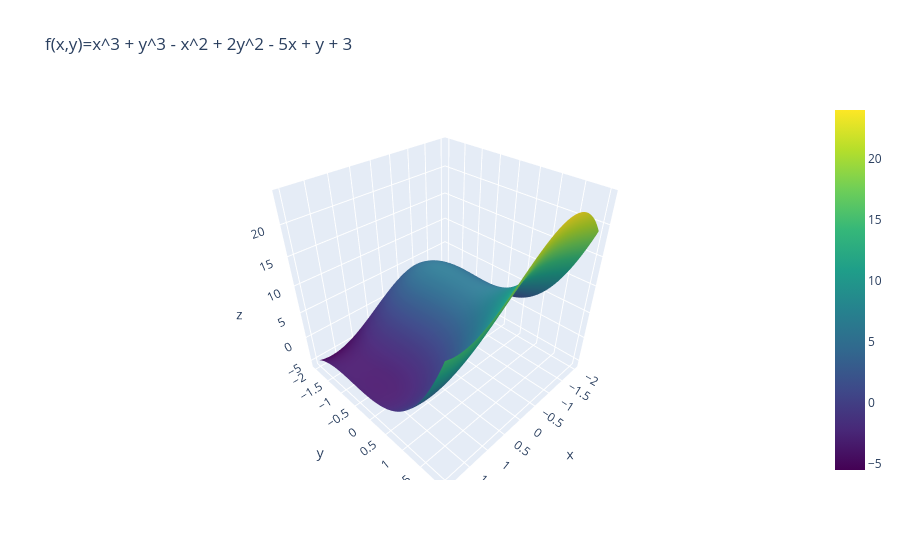

The notebook cell this image was saved under:
### Code cell
import numpy as np
import plotly.graph_objects as go

# generate grid
x = np.linspace(-2, 2, 101)
y = np.linspace(-2, 2, 101)
X, Y = np.meshgrid(x, y)

# evaluate function
Z = X**3 + Y**3 - X**2 + 2*Y**2 - 5*X + Y + 3

# plot
fig = go.Figure()
fig.add_trace(go.Surface(z=Z, x=x, y=y, colorscale='viridis'))
fig.update_layout(title='f(x,y)=x^3 + y^3 - x^2 + 2y^2 - 5x + y + 3',
xaxis_title='x-Achse', yaxis_title='y-Achse')

### Figure 1 — Plotly figure (JSON) as saved in the notebook; plotly's stock layout.template omitted (floating-point values rounded to 4 significant figures; data arrays with more than 128 entries replaced by an {"elided": "..."} marker saying what was removed)
{"data": [{"colorscale": [[0.0, "#440154"], [0.1111, "#482878"], [0.2222, "#3e4989"], [0.3333, "#31688e"], [0.4444, "#26828e"], [0.5556, "#1f9e89"], [0.6667, "#35b779"], [0.7778, "#6ece58"], [0.8889, "#b5de2b"], [1.0, "#fde725"]], "type": "surface", "x": [-2.0, -1.96, -1.92, -1.88, -1.84, -1.8, -1.76, -1.72, -1.68, -1.64, -1.6, -1.56, -1.52, -1.48, -1.44, -1.4, -1.36, -1.32, -1.28, -1.24, -1.2, -1.16, -1.12, -1.08, -1.04, -1.0, -0.96, -0.92, -0.88, -0.84, -0.8, -0.76, -0.72, -0.68, -0.64, -0.6, -0.56, -0.52, -0.48, -0.44, -0.4, -0.36, -0.32, -0.28, -0.24, -0.2, -0.16, -0.12, -0.08, -0.04, 0.0, 0.04, 0.08, 0.12, 0.16, 0.2, 0.24, 0.28, 0.32, 0.36, 0.4, 0.44, 0.48, 0.52, 0.56, 0.6, 0.64, 0.68, 0.72, 0.76, 0.8, 0.84, 0.88, 0.92, 0.96, 1.0, 1.04, 1.08, 1.12, 1.16, 1.2, 1.24, 1.28, 1.32, 1.36, 1.4, 1.44, 1.48, 1.52, 1.56, 1.6, 1.64, 1.68, 1.72, 1.76, 1.8, 1.84, 1.88, 1.92, 1.96, 2.0], "y": [-2.0, -1.96, -1.92, -1.88, -1.84, -1.8, -1.76, -1.72, -1.68, -1.64, -1.6, -1.56, -1.52, -1.48, -1.44, -1.4, -1.36, -1.32, -1.28, -1.24, -1.2, -1.16, -1.12, -1.08, -1.04, -1.0, -0.96, -0.92, -0.88, -0.84, -0.8, -0.76, -0.72, -0.68, -0.64, -0.6, -0.56, -0.52, -0.48, -0.44, -0.4, -0.36, -0.32, -0.28, -0.24, -0.2, -0.16, -0.12, -0.08, -0.04, 0.0, 0.04, 0.08, 0.12, 0.16, 0.2, 0.24, 0.28, 0.32, 0.36, 0.4, 0.44, 0.48, 0.52, 0.56, 0.6, 0.64, 0.68, 0.72, 0.76, 0.8, 0.84, 0.88, 0.92, 0.96, 1.0, 1.04, 1.08, 1.12, 1.16, 1.2, 1.24, 1.28, 1.32, 1.36, 1.4, 1.44, 1.48, 1.52, 1.56, 1.6, 1.64, 1.68, 1.72, 1.76, 1.8, 1.84, 1.88, 1.92, 1.96, 2.0], "z": {"elided": "101x101 float values"}}], "layout": {"title": {"text": "f(x,y)=x^3 + y^3 - x^2 + 2y^2 - 5x + y + 3"}, "xaxis": {"title": {"text": "x-Achse"}}, "yaxis": {"title": {"text": "y-Achse"}}}}
